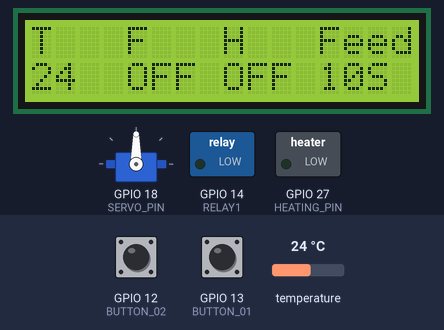
Bench run of a sketch on a simulated ESP32. Shown: servo, 16×2 character LCD, switched loads named in the sketch (green lamp = pin HIGH). The inputs (shaded band) are chosen by the test bench; at power-on: GPIO 13 (BUTTON_01) HIGH, temperature 24 °C, GPIO 12 (BUTTON_02) HIGH. What the sketch prints to the serial monitor is not drawn.

Above: at 2.4 s.
2.5 s: GPIO 13 (BUTTON_01) pulled LOW for 2.2 s
At 4.1 s:
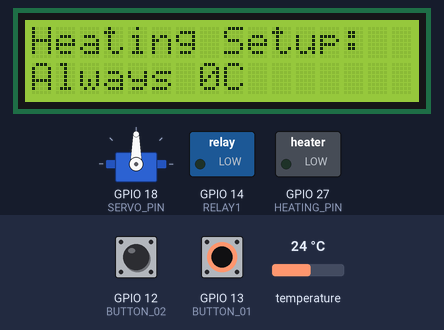
6.2 s: GPIO 13 (BUTTON_01) pulled LOW for 2.2 s
At 7.5 s:
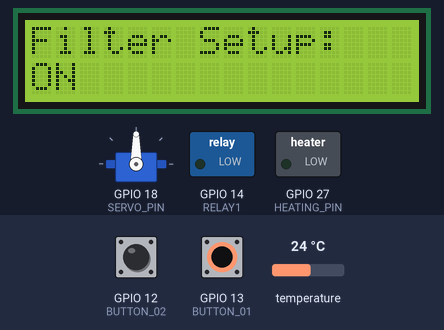
9.9 s: GPIO 13 (BUTTON_01) pulled LOW for 2.2 s
At 10.6 s:
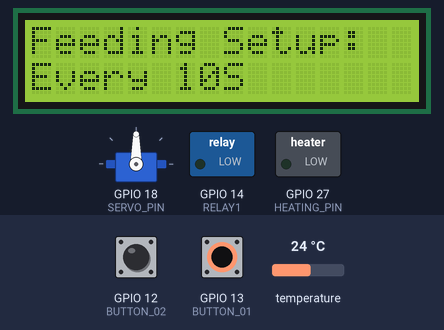
13.6 s: GPIO 13 (BUTTON_01) pulled LOW for 2.2 s
At 15.4 s:
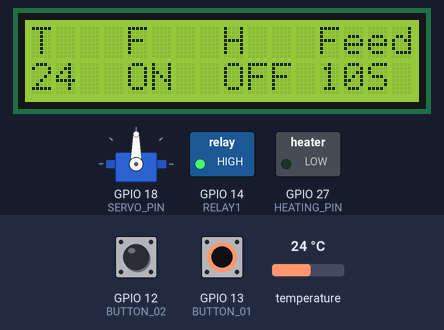
17.3 s: temperature set to 12 °C
At 19.0 s:
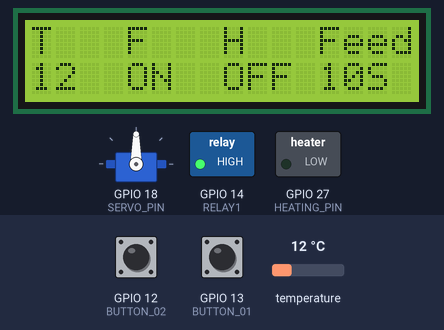
19.8 s: temperature set to 19 °C
At 22.5 s:
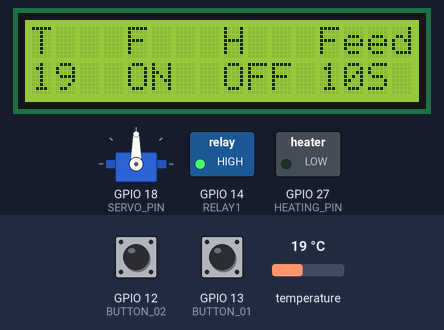
Timing chart, 0 to 50.9 s (numbered marks = the images above; inputs shaded):
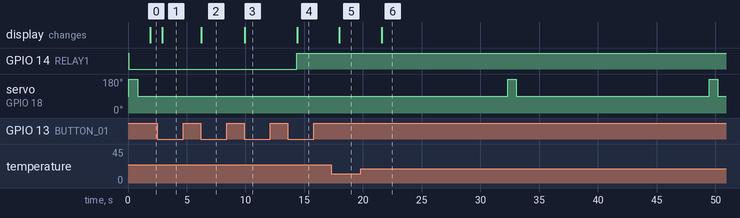

Measured:
- after the input at 2.5 s, the display: changes after 0.40 s (image 1)
- after the input at 6.2 s, the display: changes at once (image 2)
- after the input at 9.9 s, the display: changes at once (image 3)
- after the input at 13.6 s, GPIO 14 (RELAY1): LOW → HIGH after 0.77 s; the display: changes after 0.80 s (image 4)
- after the input at 17.3 s, the display: changes after 0.69 s (image 5)
- after the input at 19.8 s, the display: changes after 1.8 s (image 6)
- by itself, servo on GPIO 18 (SERVO_PIN): alternates 180° for 0.74 s and 90° for 16.4 s

The sketch:

be_ca_thong_minh_v01.ino
```cpp
#include <Wire.h>
#include <LiquidCrystal_I2C.h>
#include <OneWire.h>
#include <DallasTemperature.h>
#include <ESP32Servo.h>

//Khai báo chân cắm các linh kiện
const int RELAY1 = 14; //Relay điều khiển lọc nước 220V
const int HEATING_PIN = 27; //Sưởi nước
const int SERVO_PIN = 18; //Cho cá ăn
const int BUTTON_01 = 13; //Nút chuyển chế độ
const int BUTTON_02 = 12; //Nút điều chỉnh thông số trong chế độ
const int ONE_WIRE_BUS = 26; //Chân tín hiệu của cảm biến nhiệt độ nước
OneWire oneWire(ONE_WIRE_BUS);
Servo myServo;
DallasTemperature sensors(&oneWire);
LiquidCrystal_I2C lcd(0x27, 16, 2); //Nếu không chạy thì thử 0x27 hoặc 0x3F

//Các biến toàn cục
int SET_WATER_TEMP = 0;
int LAST_SET_WATER_TEMP = 999;
int WATER_TEMP = 0;
int LAST_WATER_TEMP = 999;
int FEED_TIME = 10;
int LAST_FEED_TIME = 999;
int FIL_TIME = 1;
int LAST_FIL_TIME = 999;
int FIL_IN_TIME = 5;
bool IS_FILTER_RUN = 0;
bool IS_HEATING_RUN = 0;
int MENU_MODE = 0;
int HAVE_ACCESS_THIS_MODE = 0;
bool STILL_PRESS_BUT_1 = 0;
bool STILL_PRESS_BUT_2 = 0;
long int RUN_TIME = 0;
int COUNTER = 0;

//Khai báo các hàm

void menuInteraction(){
  int but1State = digitalRead(BUTTON_01);
  int but2State = digitalRead(BUTTON_02);

  if (but1State == 0 && STILL_PRESS_BUT_1 == 0){
    if(HAVE_ACCESS_THIS_MODE == 0){
      MENU_MODE++;
      resetRunTime();
    }

    if(MENU_MODE == 1 && HAVE_ACCESS_THIS_MODE == 1){
      SET_WATER_TEMP++;
      if(SET_WATER_TEMP > 0 && SET_WATER_TEMP < 24){
        SET_WATER_TEMP = 24;
      }
      if(SET_WATER_TEMP > 28){
        SET_WATER_TEMP = 0;
      }
    }

    if(MENU_MODE == 2 && HAVE_ACCESS_THIS_MODE == 1){
      FIL_TIME++;
      if(FIL_TIME > 1){
        FIL_TIME = 0;
      }
    }

    if(MENU_MODE == 3 && HAVE_ACCESS_THIS_MODE == 1){
      FEED_TIME += 5;
      if(FEED_TIME > 95){
        FEED_TIME = 5;
      }
    }

    STILL_PRESS_BUT_1 = 1;
  }
  if (but1State == 1 && STILL_PRESS_BUT_1 == 1){
    STILL_PRESS_BUT_1 = 0;
  }
  if(MENU_MODE > 3){
    MENU_MODE = 0;
  }

  if (but2State == 0 && STILL_PRESS_BUT_2 == 0){
    if(MENU_MODE != 0){
      HAVE_ACCESS_THIS_MODE++;
    }
    STILL_PRESS_BUT_2 = 1;
  }
  if (but2State == 1 && STILL_PRESS_BUT_2 == 1){
    STILL_PRESS_BUT_2 = 0;
  }
  if(HAVE_ACCESS_THIS_MODE > 1){
    HAVE_ACCESS_THIS_MODE = 0;
  }


  if(MENU_MODE == 0){
    setMainScreen();
  }
  if(MENU_MODE == 1){
    setHeating();
  }
  if(MENU_MODE == 2){
    setFilterTime();
  }
  if(MENU_MODE == 3){
    setFeedingTime();
  }
}

void resetRunTime(){
  RUN_TIME = 0;
  COUNTER = 0;
}

void setMainScreen(){
  getWaterTemp();
  wholeSystemLogic();

  lcd.clear();
  lcd.setCursor(0, 0);  // Cột + dòng
  lcd.print("T   F   H   Feed");

  //Hiển thị nhiệt độ nước
  lcd.setCursor(0, 1);
  if(WATER_TEMP < -50){
    lcd.print("E");
  }
  else{
    lcd.print(String(WATER_TEMP));
  }

  //Hiển thị trạng thái lọc nước
  lcd.setCursor(4, 1);
  if(IS_FILTER_RUN){
    lcd.print("ON");
  }
  else{
    lcd.print("OFF");
  }

  //Hiển thị trạng thái sưởi nước
  lcd.setCursor(8, 1);
  if(IS_HEATING_RUN){
    lcd.print("ON");
  }
  else{
    lcd.print("OFF");
  }

  //Hiển thị khoảng thời gian giữa các lần cho ăn
  lcd.setCursor(12, 1);
  lcd.print(String(FEED_TIME) + "S");
  COUNTER--;
  if(COUNTER < 0){
    COUNTER = FEED_TIME;
  }

  RUN_TIME ++;
  delay(1000);
}

void setHeating(){
  if(LAST_SET_WATER_TEMP != SET_WATER_TEMP || RUN_TIME == 0){
    lcd.clear();
    lcd.setCursor(0, 0);  // Cột + dòng
    lcd.print("Heating Setup:");
    lcd.setCursor(0, 1);
    lcd.print("Always " + String(SET_WATER_TEMP) + "C");
    LAST_SET_WATER_TEMP = SET_WATER_TEMP;
    RUN_TIME++;
  }
}

void setFilterTime(){
  if(LAST_FIL_TIME != FIL_TIME || RUN_TIME == 0){
    lcd.clear();
    lcd.setCursor(0, 0);  // Cột + dòng
    lcd.print("Filter Setup:");
    lcd.setCursor(0, 1);
    if(FIL_TIME > 0){
      lcd.print("ON");
      IS_FILTER_RUN = 1;
    }
    else{
      lcd.print("OFF");
      IS_FILTER_RUN = 0;
    }

    LAST_FIL_TIME = FIL_TIME;
    RUN_TIME++;
  }
}

void setFeedingTime(){
  if(LAST_FEED_TIME != FEED_TIME || RUN_TIME == 0){
    lcd.clear();
    lcd.setCursor(0, 0);  // Cột + dòng
    lcd.print("Feeding Setup:");
    lcd.setCursor(0, 1);
    lcd.print("Every " + String(FEED_TIME) + "S");
    LAST_FEED_TIME = FEED_TIME;
    RUN_TIME++;
  }
}

void getWaterTemp(){
  sensors.requestTemperatures();
  WATER_TEMP = sensors.getTempCByIndex(0);
}

void feedTheFishs(){
  myServo.write(180);
  delay(740);
  myServo.write(90);
  delay(260);
  RUN_TIME++;
}

void waterFilter(bool u){
  if(u == 0){
    digitalWrite(RELAY1, LOW);
    IS_FILTER_RUN = 0;
  }
  else{
    digitalWrite(RELAY1, HIGH);
    IS_FILTER_RUN = 1;
  }
}

void heatTheWater(bool y){
  if(y == 0){
    IS_HEATING_RUN = 0;
    digitalWrite(HEATING_PIN, LOW);
  }
  else{
    IS_HEATING_RUN = 1;
    digitalWrite(HEATING_PIN, HIGH);
  }
}

void wholeSystemLogic(){
  if(SET_WATER_TEMP > 0){
    if(SET_WATER_TEMP > WATER_TEMP){
      heatTheWater(1);
    }
    else{
      heatTheWater(0);
    }
  }

  if(IS_FILTER_RUN){
    waterFilter(1);
  }
  else{
    waterFilter(0);
  }

  if(RUN_TIME == FEED_TIME){
    resetRunTime();
    feedTheFishs();
  }

  if(RUN_TIME > 1000000){
    RUN_TIME = 1;
  }
}

void setup(){
  pinMode(BUTTON_01, INPUT_PULLUP);
  pinMode(BUTTON_02, INPUT_PULLUP);
  pinMode(RELAY1, OUTPUT);
  pinMode(HEATING_PIN, OUTPUT);
  digitalWrite(RELAY1, HIGH);
  sensors.begin();
  myServo.attach(SERVO_PIN);
  Wire.begin(21, 22);  // Khởi tạo I2C trên ESP32 (GPIO21 -> SDA, GPIO22 -> SCL)
  lcd.init();
  lcd.backlight();
  Serial.begin(9600);

  waterFilter(0);
  heatTheWater(0);
  feedTheFishs();

}

void loop(){
  menuInteraction();
  Serial.println(String(MENU_MODE) + " " + String(HAVE_ACCESS_THIS_MODE) + " RUNTIME " + String(RUN_TIME));
}
```
